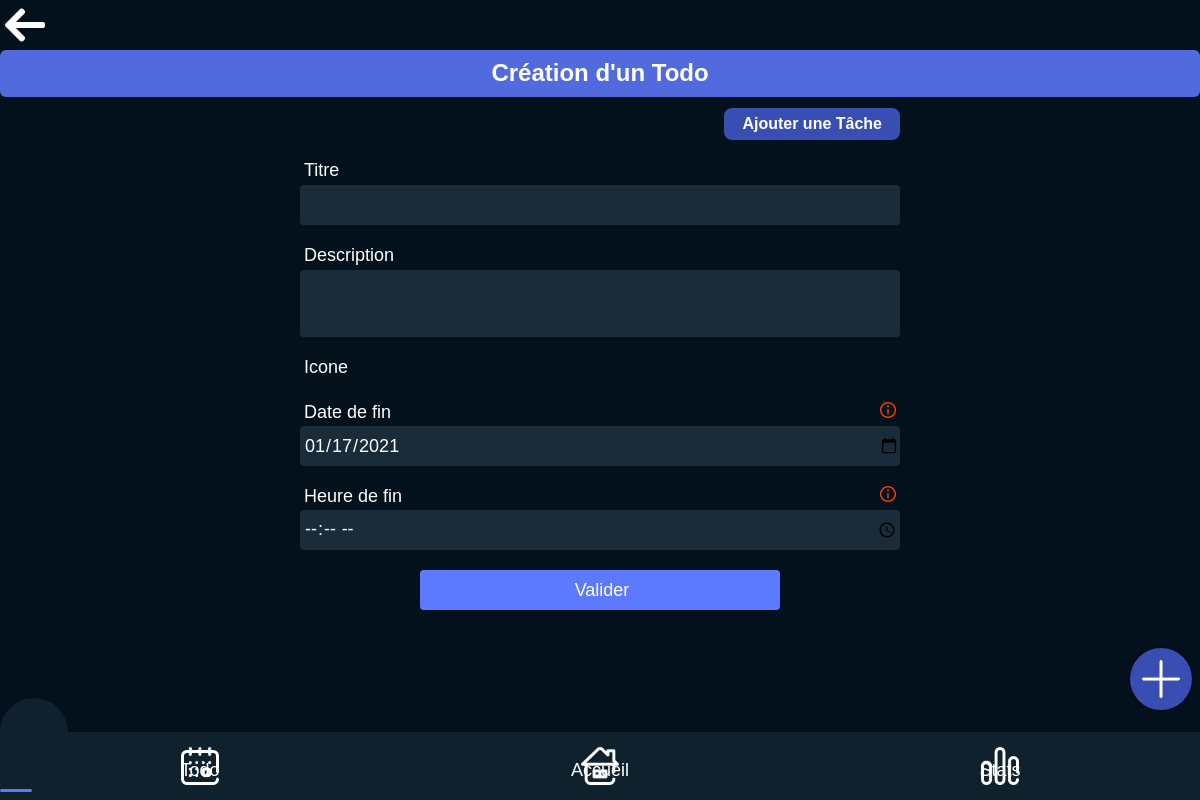
Page /index?view=form-TaskTodo&action=CreateTodo (signed in) on the earlier database version.
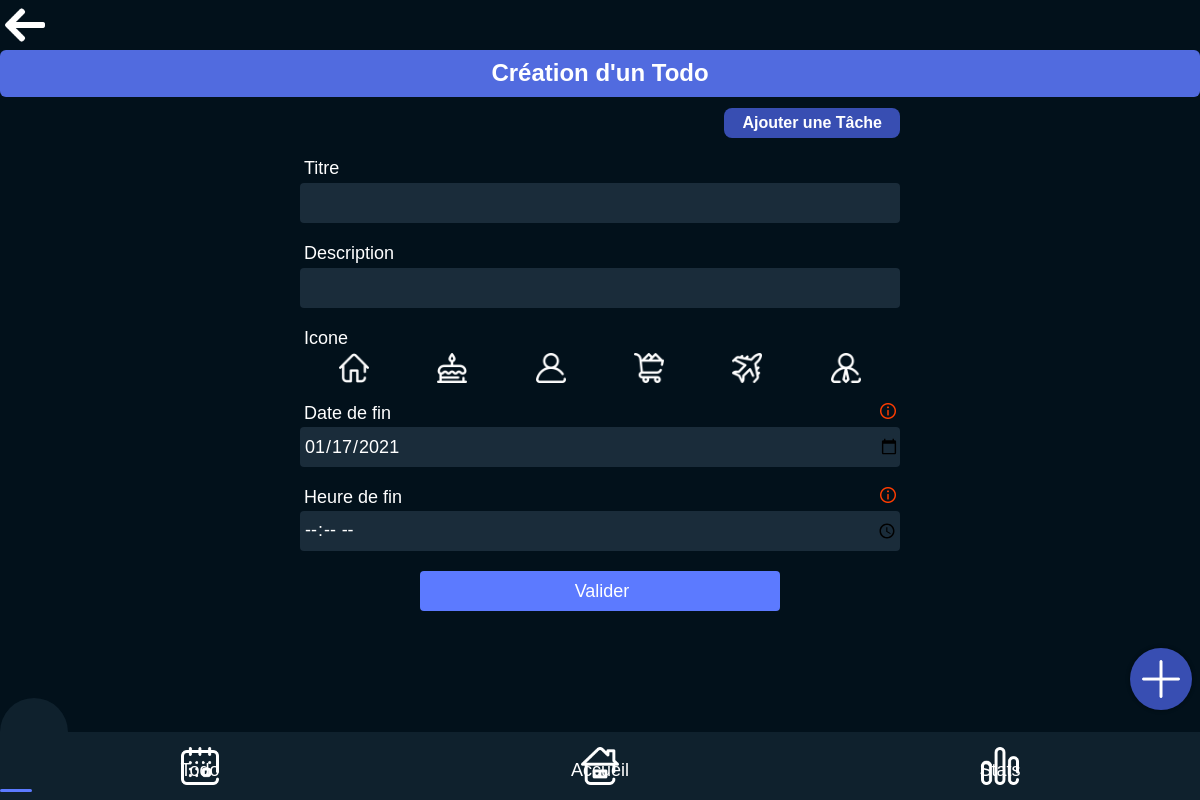
Same page on the later database version.
### tables this page shows
CREATE TABLE IF NOT EXISTS `todo_icon` (
  `id_icon` int NOT NULL AUTO_INCREMENT,
  `name_icon` varchar(255) NOT NULL,
  PRIMARY KEY (`id_icon`)
);

### public/form/todoForm.php (called while the page is built, shortened)
<?php
include("../view/form/todoForm.php");

### App/PdoFactory.php (called while the page is built, shortened)
<?php
class PdoFactory
{
    public function __construct()
    {
        $dsn = 'mysql:dbname='.PDO_DBNAME.';host='.PDO_HOST;
        $this->pdo = new \PDO( $dsn, PDO_USER, PDO_PASSWORD);
    }
}

### App/Model/Entity/User.php (called while the page is built, shortened)
<?php
class User implements JsonSerializable
{
  private $id;
  private $listTodo;
  private $listTask;
  public function getId()
  {
    return $this->id;
  }
  public function getListTodo()
  {
    return $this->listTodo;
  }
  public function getListTask()
  {
    return $this->listTask;
  }
  public function setListTodo($listTodo)
  {
    $this->listTodo = $listTodo;
  }
  public function setListTask($listTask)
  {
    $this->listTask = $listTask;
  }
  public function addTodo($todo)
  {
    array_push($this->listTodo, $todo);
  }
  public function addTask($task)
  {
    array_push($this->listTask, $task);
  }
}

### App/Model/TodoIconManager.php (called while the page is built, shortened)
<?php
class TodoIconManager extends PdoFactory
{
    public function loadTodoIcon()
    {
        $response = ["success" => 0];
        $list_todoIcons = array();
        try {
            $request = $this->pdo->prepare("SELECT * FROM todo_icon");
            if ($request->execute()) {
                while ($result = $request->fetch()) {
                    $todo_icon = new Todo_icon($result["id_icon"], $result["name_icon"]);
                    array_push($list_todoIcons, $todo_icon);
                }
                $response["success"] = 1;
                $response["list_todoIcons"] = $list_todoIcons;
            }
        } catch (PDOException $e) {
            echo $e->getMessage();
        }
        return $response;
    }
}

### public/loader.php (called while the page is built, shortened)
<?php
function loadUserTodo($user, $todoManager, $todoIconManager)
{
    $resultLoadIcon = $todoIconManager->loadTodoIcon();
    if ($resultLoadIcon["success"] == 1) {
        $resultLoadTodo = $todoManager->loadTodoFromUserObject($user, $resultLoadIcon["list_todoIcons"]);
    }
}
function loadUserTask($user, $taskManager)
{
    foreach ($user->getListTodo() as $todo) {
        $resultLoadTask = $taskManager->loadTaskFromTodoObject($todo);
    }
}
function loadTodoIcon($todoIconManager)
{
    $list_todoIcons = array();
    $resultLoadIcon = $todoIconManager->loadTodoIcon();
    if ($resultLoadIcon["success"] == 1) {
        $list_todoIcons = $resultLoadIcon["list_todoIcons"];
    }
    return $list_todoIcons;
}

### App/Model/TodoManager.php (called while the page is built, shortened)
<?php
class TodoManager extends PdoFactory
{
    public function loadTodoFromUserObject($userObject, $list_todoIcons)
    {
        $response = ["success" => 0];
        try {
            $request = $this->pdo->prepare("SELECT id_todo, title_todo, description_todo, active_todo, icon_todo, enddate_todo, endtime_todo, createdate_todo FROM todo WHERE iduser_todo = :iduser_todo and active_todo = 0");
            if ($request->execute(array(':iduser_todo' => $userObject->getId()))) {
                if ($request->rowCount() > 0) {
                    while ($result = $request->fetch()) {
                        foreach ($list_todoIcons as $icon) {
                            if ($icon->getId() == $result["icon_todo"]) {
                                $todo = new Todo(intval($result["id_todo"]), $result["title_todo"], $result["description_todo"], intval($result["active_todo"]), $result["enddate_todo"], $result["endtime_todo"], $result["createdate_todo"], $icon, $userObject);
                                break;
                            }
                        }
                    }
                }
                $response = ["success" => 1];
            }
        } catch (PDOException $e) {
            echo $e->getMessage();
        }
        return $response;
    }
}

### App/Model/Entity/Todo_icon.php (called while the page is built, shortened)
<?php
class Todo_icon
{
    private $id;
    private $libelle;
    function  __construct($id, $libelle)
    {
        $this->id = $id;
        $this->libelle = $libelle;
    }
    public function getId()
    {
        return $this->id;
    }
    public function getLibelle()
    {
        return $this->libelle;
    }
}

### App/Model/Entity/Todo.php (called while the page is built, shortened)
<?php
class Todo implements JsonSerializable
{
  private $id;
  private $listTask;
  private $userObject;
  function __construct($id, $title, $description, $active, $endDate, $endTime, $createDate, $iconObject, $userObject)
  {
    $this->id = $id;
    $this->iconObject = $iconObject;
    $this->userObject = $userObject;
    $this->userObject->AddTodo($this);
    $this->listTask = array();
  }
  public function getId()
  {
    return $this->id;
  }
  public function getUserObject()
  {
    return $this->userObject;
  }
  public function addTask($task)
  {
    array_push($this->listTask, $task);
    $this->userObject->addTask($task);
  }
}

### App/Model/TaskManager.php (called while the page is built, shortened)
<?php
class TaskManager extends PdoFactory
{
    public function loadTaskFromTodoObject($todoObject)
    {
        $response = ["success" => 0];
        try {
            $request = $this->pdo->prepare("SELECT id_task, content_task, enddate_task, endtime_task, active_task, createdate_task FROM task WHERE idtodo_task = :idtodo_task");
            if ($request->execute(array('idtodo_task' => $todoObject->getId()))) {
                if ($request->rowCount() > 0) {
                    while ($result = $request->fetch()) {
                        $task = new Task(intval($result["id_task"]), $result["content_task"], $result["enddate_task"], $result["endtime_task"], $result["active_task"], $result["createdate_task"], $todoObject, $todoObject->getUserObject());
                    }
                    $response = ["success" => 1];
                }
            }
        } catch (PDOException $e) {
            echo $e->getMessage();
        }
        return $response;
    }
}

### App/Model/Entity/Task.php (called while the page is built, shortened)
<?php
class Task implements JsonSerializable
{
  function __construct($id, $content, $endDate, $endTime, $active, $createDate, $todoObject, $userObject)
  {
    $this->todoObject = $todoObject;
  }
}

### view/form/todoForm.php (the view, shortened to what this page needs)
<main>
    <header>
          <img src="assets\icons\left-arrow.png" class="previousPage" onclick="document.location.href='index?view=home'">
          <div class="header_title">
              <h1>Création d'un Todo</h1>
          </div>
      </header>
      <form method="post">
          <div class="form_switcher" onclick="document.location.href='index?view=form-TaskTodo&action=CreateTask'">
              <h3>Ajouter une Tâche</h3>
          </div>
          <h6>Titre</h6>
          <input type="text" name="title" required>
          <h6>Description</h6>
          <textarea name="description" required></textarea>
          <h6>Icone</h6>
          <div class="todoIcon_container">
              <?php foreach ($list_todoIcons as $index => $icons) { ?>
                  <img name="<?= $index ?>" id="<?= $icons->getId(); ?>" src="assets/icons/todo_icon/<?= $icons->getLibelle(); ?>.png" alt="<?= $icons->getLibelle(); ?>" onclick="selectIcon(this)">
              <?php } ?>
          </div>
          <div class="titleInput_container">
              <h6>Date de fin</h6>
              <img src="assets\icons\information.png">
          </div>
          <input class="bug" name="date" type="date" value="<?= date('Y-m-d'); ?>">
          <div class="titleInput_container">
              <h6>Heure de fin</h6>
              <img src="assets\icons\information.png">
          </div>
          <input class="bug" name="time" type="time">
          <input type="submit" value="Valider">
      </form>
  </main>
  <?php $this->content = ob_get_clean();?>

### public/index.php (shortened to what this page needs)
<?php
require('controller.php');
$controller = new Controller();
if (isset($_SESSION["User"])) {
    if (isset($_GET["view"])) {
        switch ($_GET["view"]) {
            case 'form-TaskTodo':
                if(isset($_GET["action"])){
                    $controller->displayForm_TaskTodo($_GET["action"]);
                }else{
                    $controller->displayForm_TaskTodo(null);
                }
                break;
        }
    } else {
        $controller->displayHome();
    }
}
require("../view/template.php");

### view/menu.php (shortened to what this page needs)
<div class="menu">
  <div class="widget_plus" onclick="AddTodo()">
    <img src="assets/icons/navbar/plus.png">
  </div>
  <div class="navbar">
    <div class="nav_button" onclick="ChangePage('todo-board')">
      <?php if ($_GET["view"] == "todo-board") { ?>
        <img id="icon_1" src="assets/icons/navbar/calendar_blue.png">
      <?php } else { ?>
        <img id="icon_1" src="assets/icons/navbar/calendar.png">
      <?php } ?>
      <h5 id="namePage_1">Todo</h5>
    </div>
    <div class="nav_button" onclick="ChangePage('home')">
      <?php if ($_GET["view"] == "home") { ?>
        <img id="icon_2" src="assets/icons/navbar/house_blue.png">
      <?php } else { ?>
        <img id="icon_2" src="assets/icons/navbar/house.png">
      <?php } ?>
      <h5 id="namePage_2">Accueil</h5>
    </div>
    <div class="nav_button" onclick="ChangePage('stats')">
      <?php if ($_GET["view"] == "stats") { ?>
        <img id="icon_3" src="assets/icons/navbar/bar-chart_blue.png">
      <?php } else { ?>
        <img id="icon_3" src="assets/icons/navbar/bar-chart.png">
      <?php } ?>
      <h5 id="namePage_3">Stats</h5>
    </div>
  </div>
  <div id="lineUnder"></div>
</div>

### view/template.php (shortened to what this page needs)
<html lang="fr" dir="ltr">
<?= $controller->head(); ?>
<body onload="showMessageBox()">
    <?= $controller->getContent(); ?>
</body>
</html>

### public/controller.php (shortened to what this page needs)
<?php
require_once 'loader.php';
class Controller
{
    private $todoManager;
    private $todoIconManager;
    private $taskManager;
    private $user;
    private $css_link;
    private $title;
    private $content;
    function __construct()
    {
        $this->todoManager = new TodoManager();
        $this->todoIconManager = new todoIconManager();
        $this->taskManager = new taskManager();
        $this->user = null;
        $this->css_link = array();
        $this->title = "Todo";
        if (isset($_SESSION["User"])) {
            $this->user = unserialize($_SESSION["User"]);
            $this->reloadUser();
        }
    }
    public function getContent()
    {
        return $this->content;
    }
    private function reloadUser()
    {
        loadUserTodo($this->user, $this->todoManager, $this->todoIconManager);
        loadUserTask($this->user, $this->taskManager);
    }
    private function loadTodoIcon()
    {
        return loadTodoIcon($this->todoIconManager);
    }
    public function head()
    {
        $head = '
         <head>
            <meta charset="utf-8">
            <meta name="viewport" content="width=device-width, initial-scale=1, maximum-scale=1">
            <link href="https://fonts.googleapis.com/css2?family=Comfortaa:wght@600&display=swap" rel="stylesheet">
            <link href="https://fonts.googleapis.com/css2?family=Barlow:wght@500&display=swap" rel="stylesheet">
            <script src="https://ajax.googleapis.com/ajax/libs/jquery/3.5.1/jquery.min.js"></script>
            <link rel="stylesheet" href="assets/css/menu.css">';
        $head .= $this->loadcss_link();
        $head .= '<script src="module/form/messageBox/messageBoxDisplayer.js"></script>';
        $head .= '<title>
            ' . $this->title . '
            </title>
        </head>';
        return $head;
    }
    private function loadcss_link()
    {
        $html_link = "";
        foreach ($this->css_link as $css) {
            $html_link .= '<link rel="stylesheet" href="assets/css/' . $css . '.css">';
        }
        return $html_link;
    }
    private function menu()
    {
        include_once("../view/menu.php");
    }
    public function displayForm_TaskTodo($action = null)
    {
        $list_todoIcons = $this->loadTodoIcon();
        switch ($action) {
            case 'CreateTodo':
                $this->title = "Ajout Tâche";
                $this->css_link = array("app", "form/formTodoTask/form", "form/formTodoTask/todoIcon", "messageBox/information");
                require('form/todoForm.php');
                break;
        }
        $this->menu();
    }
}

### public/assets/css/menu.css (style rules this page uses)
.menu { height: 102px; width: 100%; position: fixed; left: 0px; bottom: 0px; }
.navbar { background: #0F212D; height: 68px; width: 100%; position: absolute; left: 0px; bottom: 0px; display: flex; justify-content: space-around; align-items: center; z-index: 2; }
.nav_button { background: #0F212D; padding: 0px 10px 0px 10px; height: 68px; display: flex; flex-direction: column; justify-content: center; align-items: center; }
.navbar img { height: 38px; width: 38px; }
.navbar h5 { color: #FFF; font-size: 18px; font-weight: normal; text-align: center; font-family: "geomanistregular", sans-serif; position: absolute; margin-top: 8px; }
#lineUnder { background: #5C7AFF; height: 3px; width: 32px; border-radius: 10px; position: absolute; bottom: 8px; z-index: 2; }
.widget_plus { background: #384EB2; width: 62px; height: 62px; border-radius: 100px; display: flex; justify-content: center; align-items: center; z-index: 5; position: fixed; right: 8px; bottom: 90px; box-shadow: 0px 0px 3px 2px #00000030; }
.widget_plus img { width: 38px; height: 38px; }

### public/assets/css/app.css (style rules this page uses)
* { margin: 0px; padding: 0px; box-sizing: border-box; }
html { height: 100%; width: 100%; background-color: #02111B; }
body { min-height: 90%; width: 100%; min-width: 320px; padding-bottom: 60px; }

### public/assets/css/form/formTodoTask/form.css (style rules this page uses)
.previousPage { height: 25px; margin: 5px; }
header { width: 100%; height: auto; }
.header_title { margin: auto; background-color: #516bdf; border-radius: 6px; height: 60%; min-width: 80%; padding: 0px 8px; display: flex; }
.header_title h1 { color: #fff; font-family: "Geomanist", sans-serif; font-size: 24px; margin: auto; }
main { height: calc(100% - (60px + 50px)); width: 100%; margin: 0px; display: flex; flex-direction: column; }
form { padding-top: 30px; margin: 0px auto auto auto; height: calc(100% - 44px); width: 90%; display: flex; flex-direction: column; overflow: auto; z-index: 0; }
form h6 { color: #fff; font-weight: normal; font-family: "Geomanist", sans-serif; font-size: 18px; margin: 20px 0px 4px 4px; }
form h6:first-child { margin: 0px 0px 4px 4px; }
form input, textarea, select { padding-left: 4px; border: none; border-radius: 4px; min-height: 40px; background-color: #1a2c3a; color: #fff; font-family: "Geomanist", sans-serif; font-size: 18px; resize: none; outline: none; font-weight: normal; }
form textarea { height: 70px; font-weight: normal; }
form textarea::placeholder { color: #8b8e94; }
.bug { margin-top: 4px; }
.titleInput_container { margin-top: 20px; height: 20px; width: 100%; display: flex; padding-bottom: 4px; }
.titleInput_container img { height: 100%; margin: 0px 4px 0px auto; }
form input { width: 100%; }
form input[type="submit"] { background-color: #5c7aff; margin: 20px auto 20px auto; height: 8%; width: 60%; }
.form_switcher { background-color: #384eb2; border-radius: 8px; padding: 0px 18px; margin-left: auto; min-height: 30px; height: 6.5%; display: flex; }
.form_switcher h3 { margin: auto; color: #fff; font-family: "Geomanist", sans-serif; font-size: 16px; -webkit-user-select: none; -webkit-touch-callout: none; -moz-user-select: none; -ms-user-select: none; user-select: none; }
@media screen and (min-width: 600px) { form { width: 70%; } }
@media screen and (min-width: 1024px) { form { width: 50%; } }
@media screen and (min-width: 1024px) { .previousPage { height: 40px; } }

Differences in the rows shown:
added todo_icon: name_icon (picture)
added todo_icon: name_icon (picture)
added todo_icon: name_icon (picture)
added todo_icon: name_icon (picture)
added todo_icon: name_icon (picture)
added todo_icon: name_icon (picture)
